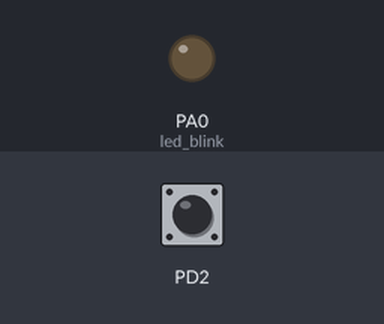
This program was run on a simulated ATmega32, built with avr-gcc and emulated at 8 MHz. Shown: output pins drawn as LEDs (lit = HIGH). Inputs (shaded band) come from the test bench; at power-on: PD2 HIGH.

Above: at 1.2 s.
1.3 s: PD2 pulled LOW for 0.15 s
At 2.5 s:
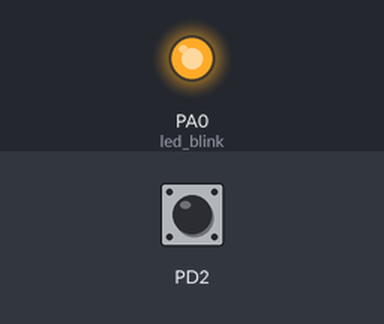
2.9 s: PD2 pulled LOW for 1 s
At 3.8 s:
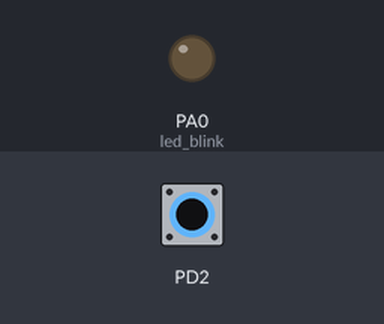
5.4 s: PD2 pulled LOW for 3.2 s
At 5.7 s:
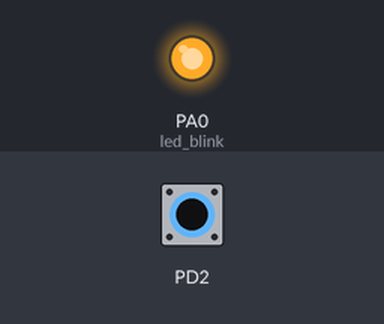
Timing chart, 0 to 8.4 s (numbered marks = the images above; inputs shaded):
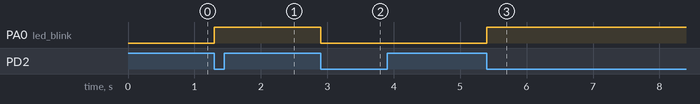

Measured:
- after the input at 1.3 s, PA0 (led_blink): LOW → HIGH at once
- after the input at 2.9 s, PA0 (led_blink): HIGH → LOW at once
- after the input at 5.4 s, PA0 (led_blink): LOW → HIGH at once

The program:

main.c
```c
/*
 * main.c
 *
 *  Created on: Oct 1, 2021
 *      Author: user
 */
#include "BIT_CALC.h"
#include "std_types.h"
#include "avr/delay.h"
#include "EXTI_interface.h"
#include "DIO_interface.h"


void led_blink(void)
{
	static U8 var =0;

	toggle_bit(var,0);

	DIO_set_pin_value(Group_A,DIO_pin_A0,var);

}
void main(void)

{

	DIO_set_pin_direction(Group_A,DIO_pin_A0,DIO_Output);

	DIO_set_pin_direction(Group_D,DIO_pin_D2,DIO_Input);
	DIO_set_pin_value(Group_D,DIO_pin_D2,DIO_High);

	IntSetLevel(INT_0,INT_falling_edge);
    INT_Set_CallBack(INT_0, led_blink);
	IntEnable(INT_0);
	IntGlobal(INT_Global_En);

while(1)
 {

 }

}
```

BIT_CALC.h
```c
#ifndef BIT_CALC
#define BIT_CALC
#define set_bit(var,bit_no) ((var) |= ((1<<bit_no)))  //set_bit to make number equal = 1
#define clear_bit(var,bit_no) ((var) &= ~(1<<bit_no))   // make number 1 to be zero
#define toggle_bit(var,bit_no) ((var) ^= ((1<<(bit_no))))    // تشقلب البيت لو 0 يبقي 1 لو 1 يبقي 1
#define  get_bit(var,bit_no) ((var>>bit_no)&(1))             // to know if bit = 1 or 0 = 1
#define assign_bit(var,bit_no,value) do{if(value==1) set_bit(var,bit_no); \
										else clear_bit(var,bit_no);}while(0)
#endif
```

EXIT_program.c
```c
/*
 * EXIT_program.c
 *
 *  Created on: Oct 2, 2021
 *      Author: user
 */
#include"BIT_CALC.h"
#include"std_types.h"
#include"DIO_interface.h"
#include"EXIT_private.h"
#include"EXTI_interface.h"

static void (*PVoidCallBack[3])(void)={0,0,0};


void IntEnable(U8 INT_index)
{
	switch (INT_index)
	{
		case INT_0:
		set_bit(GICR,INT_0_E_Bit);
		break;

		case INT_1:
		set_bit(GICR,INT_1_E_Bit);
		break;
		case INT_2:
		set_bit(GICR,INT_2_E_Bit);
		break;
	}
}

void IntDisable(U8 INT_index)
{
	switch (INT_index)
	{
		case INT_0:
		clear_bit(GICR,INT_0_E_Bit);
		break;

		case INT_1:
			clear_bit(GICR,INT_1_E_Bit);
		break;
		case INT_2:
			clear_bit(GICR,INT_2_E_Bit);
		break;
	}
}

void IntSetLevel(U8 INT_index, U8 INT_level )
{
	switch (INT_index)
	{
		case INT_0:
		assign_bit(MCUCR,0,get_bit(INT_level ,0));
		assign_bit(MCUCR,1,get_bit(INT_level ,1));
		break;

		case INT_1:
			assign_bit(MCUCR,2,get_bit(INT_level ,0));
			assign_bit(MCUCR,3,get_bit(INT_level ,1));
			break;

		case INT_2:
		assign_bit(MCUCSR,6,INT_level);
		break;
	}
}

void IntGlobal(U8 INT_status)
{
	 assign_bit(SREG,7,INT_status);
}

void INT_Set_CallBack(U8 INT_Index, void (*ptr)(void))
{
	PVoidCallBack[INT_Index] = ptr;
}


void __vector_1(void) __attribute__((signal));

void __vector_1(void)
{
	if(PVoidCallBack[0] != 0)
	{
	PVoidCallBack[0]();
	}
}

void __vector_2(void) __attribute__((signal));
void __vector_2(void)
{
	if(PVoidCallBack[1] != 0)
	{
	PVoidCallBack[1]();
	}
}
void __vector_3(void) __attribute__((signal));
void __vector_3(void)
{
	if(PVoidCallBack[2] != 0)
	{
	PVoidCallBack[2]();
	}
}
```

EXTI_interface.h
```c
/*
 * EXTI_interface.h
 *
 *  Created on: Oct 1, 2021
 *      Author: user
 */

#ifndef EXTI_INTERFACE_H_
#define EXTI_INTERFACE_H_

//interrupt number of external interrupt
#define INT_0   0
#define INT_1   1
#define INT_2   2

//enable interrupt  bit
#define INT_0_E_Bit  6
#define INT_1_E_Bit  7
#define INT_2_E_Bit  5

//define the level of interrupt common for INT0 and INT1
#define INT_Low_Level  0b00
#define INT_Any_Logical 0b01
#define INT_falling_edge 0b10
#define INT_Rising_edge 0b11

//define the level of interrupt for int2
#define INT_2_Falling_edge 0b0
#define INT_2_Raising_edge 0b1

// define the global bit

#define INT_Global_En 0b1
#define INT_Global_dis 0b0

//function which implemented in EXIT_program.c

void IntEnable(U8 INT_index);
void IntDisable(U8 INT_index);
void IntSetLevel(U8 INT_index, U8 INT_level );
void IntGlobal(U8 INT_status);

void INT_Set_CallBack(U8 INT_Index, void (*ptr)(void));

#endif /* EXTI_INTERFACE_H_ */
```

DIO_config.h
```c
/*
 * DIO_config.h
 *
 *  Created on: Sep 10, 2021
 *      Author: user
 */

#ifndef DIO_CONFIG_H_
#define DIO_CONFIG_H_


#endif /* DIO_CONFIG_H_ */
```

DIO_interface.h
```c
/*
 * DIO_interface.h
 *
 *  Created on: Sep 10, 2021
 *      Author: user
 */

#ifndef DIO_INTERFACE_H_
#define DIO_INTERFACE_H_
//PORTS DEFINE
#define Group_A 0
#define Group_B 1
#define Group_C 2
#define Group_D 3

//DEFINE MAX AND MIN NUMBER OF PORT AND PINS
#define DIO_Max_port_NB 4
#define DIO_Max_pin_NB  8

//DEFINE DIRECTION OF PINS INPUT OR OUTPUT
#define DIO_Input 0
#define DIO_Output 1

//DEFINE VALUE OF PIN HIGH OR LOW (0 OR 1)
#define DIO_High 1
#define DIO_Low 0

//MAXIMUM VALUE OF PORT FROM 0 TO 255
#define DIO_Max_port_value 255

#define DIO_Min_port_direction 0
#define DIO_Max_port_direction 255

//DEFINE EACH PIN OF EACH PORT
#define DIO_pin_A0 0
#define DIO_pin_A1 1
#define DIO_pin_A2 2
#define DIO_pin_A3 3
#define DIO_pin_A4 4
#define DIO_pin_A5 5
#define DIO_pin_A6 6
#define DIO_pin_A7 7

#define DIO_pin_B0 0
#define DIO_pin_B1 1
#define DIO_pin_B2 2
#define DIO_pin_B3 3
#define DIO_pin_B4 4
#define DIO_pin_B5 5
#define DIO_pin_B6 6
#define DIO_pin_B7 7

#define DIO_pin_C0 0
#define DIO_pin_C1 1
#define DIO_pin_C2 2
#define DIO_pin_C3 3
#define DIO_pin_C4 4
#define DIO_pin_C5 5
#define DIO_pin_C6 6
#define DIO_pin_C7 7


#define DIO_pin_D0 0
#define DIO_pin_D1 1
#define DIO_pin_D2 2
#define DIO_pin_D3 3
#define DIO_pin_D4 4
#define DIO_pin_D5 5
#define DIO_pin_D6 6
#define DIO_pin_D7 7


//FUNCTION PROTOTYPE WHICH IMPLEMENT IN PROGRAME.C
U8 DIO_set_pin_value(U8 port_NB,U8 pin_NB,U8 pin_value );
U8 DIO_set_pin_direction(U8 port_NB,U8 pin_NB,U8 pin_direction);
U8 DIO_set_port_value(U8 port,U8 port_value);
U8 DIO_set_port_direction(U8 port_NB, U8 port_direction);
U8 DIO_get_pin_value(U8 port_NB,U8  pin_NB,U8 * pin_value);
U8 DIO_get_port_value(U8 port_NB,U8 * port_value);

#endif /* DIO_INTERFACE_H_ */
```

DIO_private.h
```c
/*
 * DIO_private.h
 *
 *  Created on: Sep 10, 2021
 *      Author: user
 */

#ifndef DIO_PRIVATE_H_
#define DIO_PRIVATE_H_

#define DIO_U8_DDRA *((U8 *)0X3A)
#define DIO_U8_DDRB *((U8 *)0x37)
#define DIO_U8_DDRC *((U8 *)0X34)
#define DIO_U8_DDRD *((U8 *)0X31)

#define DIO_U8_PORTA *((U8 *)0x3b)
#define DIO_U8_PORTB *((U8 *)0x38)
#define DIO_U8_PORTC *((U8 *)0x35)
#define DIO_U8_PORTD *((U8 *)0x32)

#define DIO_U8_PINA *((U8 *)0x39)
#define DIO_U8_PINB *((U8 *)0x36)
#define DIO_U8_PINC *((U8 *)0x33)
#define DIO_U8_PIND *((U8 *)0x30)


#endif /* DIO_PRIVATE_H_ */
```

DIO_program.c
```c
/*
 * DIO_program.c
 *
 *  Created on: Sep 10, 2021
 *      Author: user
 */
#include "BIT_CALC.h"
#include "std_types.h"
#include "DIO_config.h"
#include "DIO_private.h"
#include "DIO_interface.h"

U8 DIO_set_pin_direction(U8 port_NB,U8 pin_NB,U8 pin_direction)
{
U8 error_state = 0;
if(port_NB>= DIO_Max_port_NB)
{
	error_state = 1;
}
else if(pin_NB>=DIO_Max_pin_NB )
{
	error_state = 1;
}
else if((pin_direction !=DIO_Input) && (pin_direction!=DIO_Output))
{
	error_state = 1;
}
else{
     switch(port_NB){
      case Group_A:
	   assign_bit(DIO_U8_DDRA,pin_NB,pin_direction);
	   break;
	   case Group_B:
	   assign_bit(DIO_U8_DDRB,pin_NB,pin_direction);
	   break;
     case Group_C:
	   assign_bit(DIO_U8_DDRC,pin_NB,pin_direction);
	   break;
     case Group_D:
	   assign_bit(DIO_U8_DDRD,pin_NB,pin_direction);
	   break;
}
}

return error_state;
}


U8 DIO_set_pin_value(U8 port_NB,U8 pin_NB,U8 pin_value)
{
U8 error_state = 0;
if(port_NB>= DIO_Max_port_NB)
{
	error_state = 1;
}
else if(pin_NB>=DIO_Max_pin_NB)
{
	error_state = 1;
}
else if((pin_value!=DIO_High) && (pin_value!=DIO_Low))
{
	error_state = 1;
}
else{
     switch(port_NB){
      case Group_A:
	   assign_bit(DIO_U8_PORTA,pin_NB,pin_value);
	   break;
	   case Group_B:
	   assign_bit(DIO_U8_PORTB,pin_NB,pin_value);
	   break;
     case Group_C:
	   assign_bit(DIO_U8_PORTC,pin_NB,pin_value);
	   break;
     case Group_D:
	   assign_bit(DIO_U8_PORTD,pin_NB,pin_value);
	   break;
     }
}


return error_state;
}


U8 DIO_set_port_value(U8 port_NB,U8 port_value)
{
U8 error_state = 0;
if(port_NB>= DIO_Max_port_NB)
{
	error_state = 1;
}

else if(port_value>DIO_Max_port_value)
{
	error_state = 1;
}
else{
     switch(port_NB){
      case Group_A:
    	  DIO_U8_PORTA = port_value;
	   break;
	   case Group_B:
		   DIO_U8_PORTB = port_value;
	   break;
     case Group_C:
    	 DIO_U8_PORTC = port_value;
	   break;
     case Group_D:
    	 DIO_U8_PORTD = port_value;
	   break;
     }
}


return error_state;
}


U8 DIO_set_port_direction(U8 port_NB, U8 port_direction)
{
U8 error_state = 0;
if(port_NB>= DIO_Max_port_NB)
{
	error_state = 1;
}

else if( port_direction>DIO_Max_port_direction )
{
	error_state = 1;
}
else{
     switch(port_NB){
      case Group_A:
    	  DIO_U8_DDRA = port_direction;
	   break;
	   case Group_B:
		   DIO_U8_DDRB = port_direction;
	   break;
     case Group_C:
    	 DIO_U8_DDRC = port_direction;
	   break;
     case Group_D:
    	 DIO_U8_DDRD = port_direction;
	   break;
     }
}


return error_state;
}


U8 DIO_get_pin_value(U8 port_NB,U8  pin_NB,U8 * pin_value)
{
U8 error_state = 0;
if(port_NB>= DIO_Max_port_NB)
{
	error_state = 1;
}
else if(pin_NB>=DIO_Max_pin_NB)
{
	error_state = 1;
}

else{
     switch(port_NB){
      case Group_A:
    	  * pin_value = get_bit(DIO_U8_PINA,pin_NB);
	   break;
	   case Group_B:
		   * pin_value=get_bit(DIO_U8_PINB,pin_NB);
	   break;
     case Group_C:
    	 * pin_value=get_bit(DIO_U8_PINC,pin_NB);
	   break;
     case Group_D:
    	 * pin_value=get_bit(DIO_U8_PIND,pin_NB);
	   break;
     }

}
return error_state;
}
```

EXIT_private.h
```c
/*
 * EXIT_private.h
 *
 *  Created on: Oct 1, 2021
 *      Author: user
 */

#ifndef EXIT_PRIVATE_H_
#define EXIT_PRIVATE_H_

#define MCUCR  *((volatile U8 *)0X55)
#define MCUCSR *((volatile U8 *)0X54)
#define GICR   *((volatile U8 *)0X5B)
#define GIFR   *((volatile U8 *)0X5A)
#define SREG   *((volatile U8 *)0X5F)
 // define function prototype of interrupt


#endif /* EXIT_PRIVATE_H_ */
```

std_types.h
```c
#ifndef std_types
#define std_types
typedef unsigned char U8;
typedef unsigned short int U16;
typedef unsigned long int U32;
typedef signed char S8;
typedef signed short int S16;
typedef signed long int S32;
typedef float F32;
typedef double F64;
#endif
```
